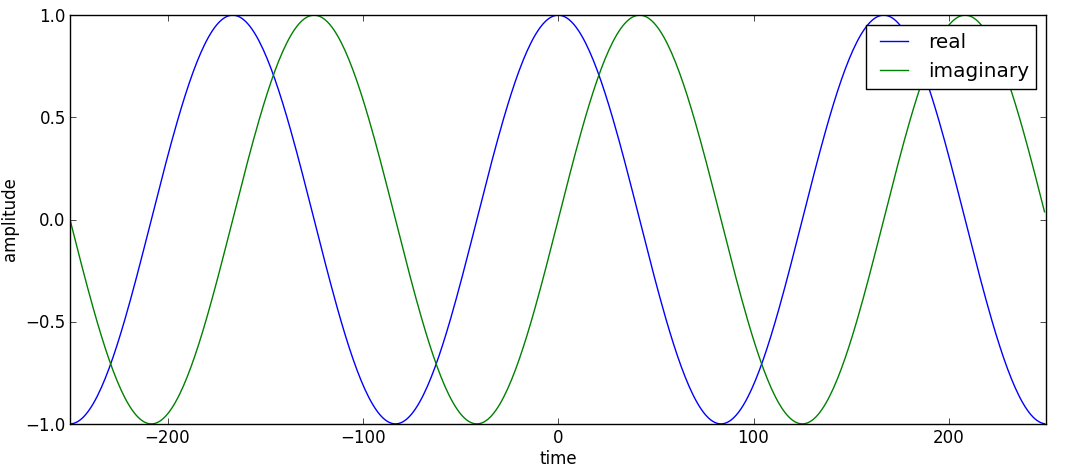

This chart was generated by the following Python code:
import matplotlib.pyplot as plt
import numpy as np

N = 500
k = 3
plt.figure(1)

s = np.exp(1j*2*np.pi*k/N*np.arange(-N/2, N/2))
plt.plot(np.arange(-N/2, N/2), np.real(s), 'b', label="real")
plt.plot(np.arange(-N/2, N/2), np.imag(s),'g', label="imaginary")
plt.xlabel('time')
plt.ylabel('amplitude')
plt.axis([-N/2,N/2,-1,1])
plt.legend()
plt.show()
